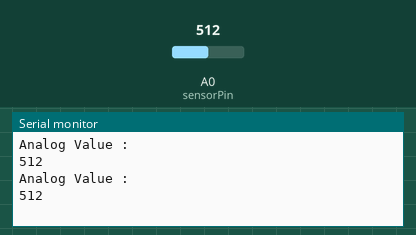
Simulated run of this sketch. Board: Arduino Uno, built with avr-gcc and run on an emulated ATmega328P. Parts: the last lines printed to the serial monitor. The inputs (shaded band) are chosen by the test bench; at power-on: A0 (sensorPin) = 512.

Above: at 1.8 s.
1.9 s: A0 (sensorPin) set to 716
At 2.8 s:
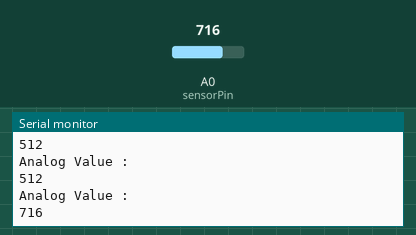
3.4 s: A0 (sensorPin) set to 900
At 4.8 s:
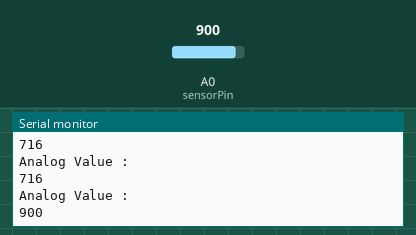
Timing chart, 0 to 6.4 s (numbered marks = the images above; inputs shaded):
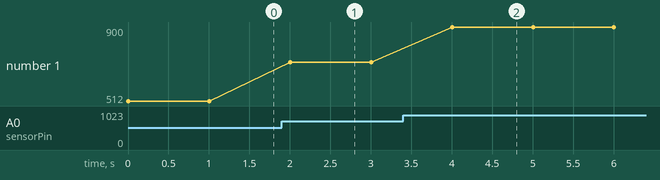

Measured:
- after the input at 1.9 s, the serial monitor: prints a new line after 0.10 s (image 1)
- after the input at 3.4 s, the serial monitor: prints a new line after 0.60 s (image 2)
- plotted number 1: 512 → 716 after the input at 1.9 s, 716 → 900 after the input at 3.4 s

The sketch:

soil_moisture_sensor.ino
```cpp
int sensorPin = A0;
int sensorValue;
int limit = 300;
void setup() {
Serial.begin(115200);
pinMode(sensorPin, INPUT);
}
void loop() {
sensorValue = analogRead(sensorPin);

// We define the sensorValue as being the value read by the Arduino.

Serial.println("Analog Value : ");
Serial.println(sensorValue);

// We display the sensorValue on the serial monitor.
delay(1000);
}
```
